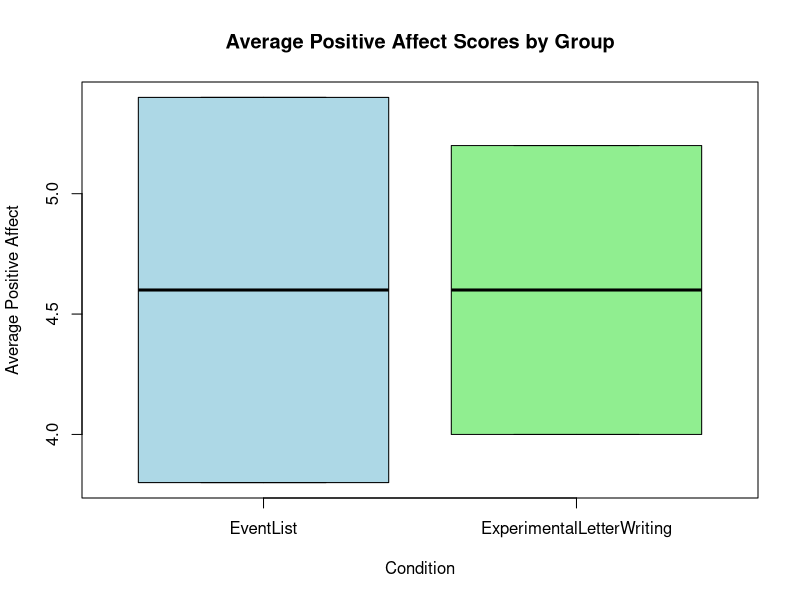
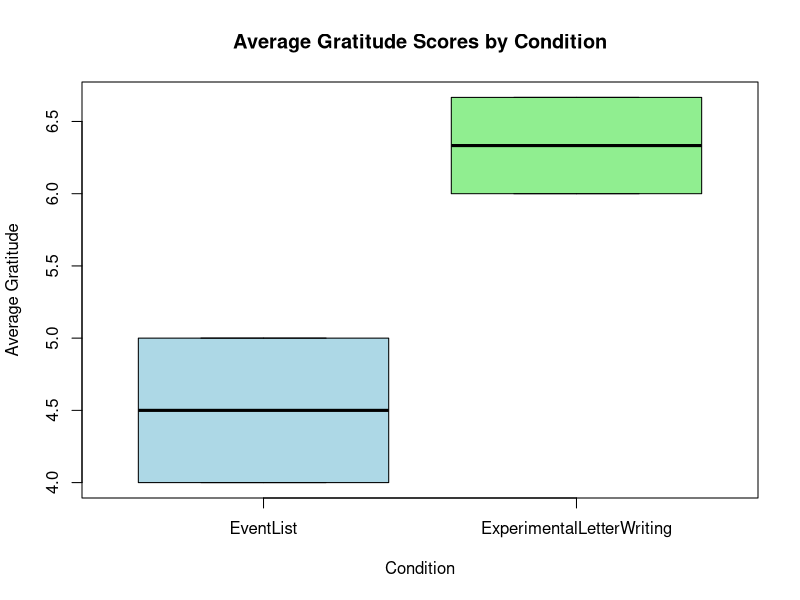
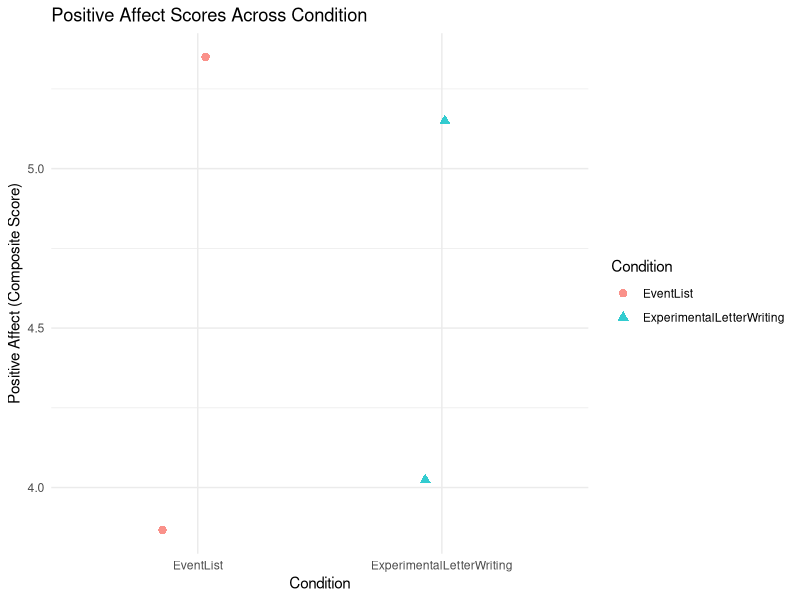

The R source for these figures, in order:
## ---- chunk 1
# Calculate Correction Factor and Assign it to J_250
J_250 <- sqrt(125) * gamma(124.5) / gamma(125)

# Multiply g = 0.41 by the J(250) correction factor
ComputedCohens_d <- 0.41 * J_250
## ---- chunk 2
#| output: false
# Step 1: Set CRAN as the source to install `pwr`
options(repos = c(CRAN = "https://cloud.r-project.org"))

# Step 2: Install `pwr`
install.packages("pwr")

# Step 3: Load `pwr` into the current session
library(pwr)

# Step 4: Calculate Power
Power80 = pwr.t.test(d = ComputedCohens_d,
           sig.level = .05,
           power = .80,
           type = "two.sample",
           alternative = "two.sided")
## ---- chunk 3
install.packages("assertthat")
library(assertthat)
ProcessedData <- read.csv("../data/ProcessedData.csv")

assert_that(ncol(ProcessedData)==20)
## ---- chunk 4
KeyResults <- t.test(PositiveAffect_AveragedScore ~ Condition,
                     alternative = "two.sided",
                     var.equal = TRUE,
                     data = ProcessedData)
## ---- chunk 5

install.packages("rstatix")
library(rstatix)

#Degrees of Freedom
DegFr = as.numeric(KeyResults$parameter)
J_Correction = gamma(DegFr/2) / (sqrt(DegFr/2)*gamma((DegFr-1)/2))

CohenD <- cohens_d(PositiveAffect_AveragedScore ~ Condition, data = ProcessedData, var.equal = TRUE)

HedgesG <- J_Correction * CohenD$effsize
HedgesG
## ---- chunk 6
boxplot(PositiveAffect_AveragedScore ~ Condition, data = ProcessedData, main = 'Average Positive Affect Scores by Group', ylab = 'Average Positive Affect', col = c("lightblue", "lightgreen"))
## ---- chunk 7
# Gratitude will be the composite (averaged) score of its indicators
ProcessedData$Gratitude_AveragedScore <- rowMeans(ProcessedData[,c("Grateful", "Appreciative", "Thankful")])
boxplot(Gratitude_AveragedScore ~ Condition, data = ProcessedData, main = 'Average Gratitude Scores by Condition', ylab = 'Average Gratitude', col = c("lightblue", "lightgreen"))
## ---- chunk 8
install.packages("ggplot2")
library(ggplot2)

ggplot(ProcessedData, aes(x = Condition, y = PositiveAffect_AveragedScore, color = Condition, shape = Condition)) +
  geom_jitter(width = 0.15, size = 2.5, alpha = 0.8) +
  labs(
    title = "Positive Affect Scores Across Condition",
    x = "Condition",
    y = "Positive Affect (Composite Score)",
    color = "Condition",
    shape = "Condition"
  ) +
  theme_minimal()
